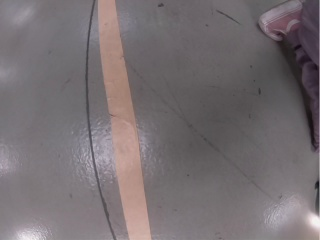
#> input picture pic/vid_s_clevera.png, 320 x 240 px, found by its file name
$ python test.py
#> lines starting #> are read from the running program, lines starting #| are printed output that depends on the picture; after the words box and inside, x2 and y2 are one past the last pixel; in counts of white or black regions, pixels touching at a corner belong together
import cv2
import numpy as np
#import video

if __name__ == '__main__':
    def nothing(*arg):
        pass

cv2.namedWindow("result")  # создаем главное окно
cv2.namedWindow("settings")  # создаем окно настроек

#cap = video.create_capture(0)
# создаем 6 бегунков для настройки начального и конечного цвета фильтра
cv2.createTrackbar('h1', 'settings', 0, 255, nothing)
#> slider 'h1' is set to 85
cv2.createTrackbar('s1', 'settings', 0, 255, nothing)
#> slider 's1' is set to 85
cv2.createTrackbar('v1', 'settings', 0, 255, nothing)
#> slider 'v1' is set to 85
cv2.createTrackbar('h2', 'settings', 255, 255, nothing)
cv2.createTrackbar('s2', 'settings', 255, 255, nothing)
cv2.createTrackbar('v2', 'settings', 255, 255, nothing)
crange = [0, 0, 0, 0, 0, 0]

while True:
    img = cv2.imread('vid_s_clevera.png')
#> img is the input picture: shape (240, 320, 3); mean B, G, R 113.7, 110.7, 118.4
    hsv = cv2.cvtColor(img, cv2.COLOR_BGR2HSV)
#> hsv: shape (240, 320, 3); mean H, S, V 144.3, 17.9, 118.9

    # считываем значения бегунков
    h1 = cv2.getTrackbarPos('h1', 'settings')
    s1 = cv2.getTrackbarPos('s1', 'settings')
    v1 = cv2.getTrackbarPos('v1', 'settings')
    h2 = cv2.getTrackbarPos('h2', 'settings')
    s2 = cv2.getTrackbarPos('s2', 'settings')
    v2 = cv2.getTrackbarPos('v2', 'settings')

    # формируем начальный и конечный цвет фильтра
    h_min = np.array((h1, s1, v1), np.uint8)
    h_max = np.array((h2, s2, v2), np.uint8)

    # накладываем фильтр на кадр в модели HSV
    thresh = cv2.inRange(hsv, h_min, h_max)
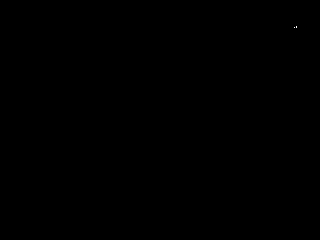
#> thresh: shape (240, 320); 0% white in thin lines or dots, all inside (x1, y1, x2, y2) = (294, 26, 297, 28)

    cv2.imshow('result', thresh)

    ch = cv2.waitKey(5)
#> (key Esc is pressed here)
    if ch == 27:
        break

cv2.destroyAllWindows()
